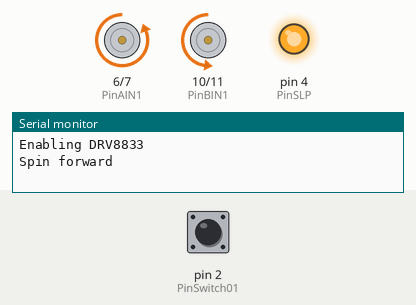
The sketch below on a simulated Arduino Uno, built with avr-gcc and run on an emulated ATmega328P. Shown: motor-driver pin pairs drawn as motors (green arrow = first pin HIGH = forward, orange = second pin HIGH = backward, longer = more drive), output pins drawn as LEDs (lit = HIGH), the last lines printed to the serial monitor. The inputs (shaded band) are chosen by the test bench; at power-on: pin 2 (PinSwitch01) HIGH.

Above: at 2.2 s.
2.3 s: pin 2 (PinSwitch01) pulled LOW for 0.15 s
At 3.7 s:
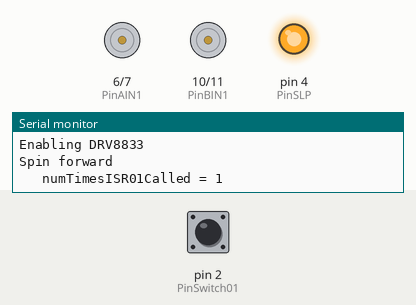
At 7.3 s:
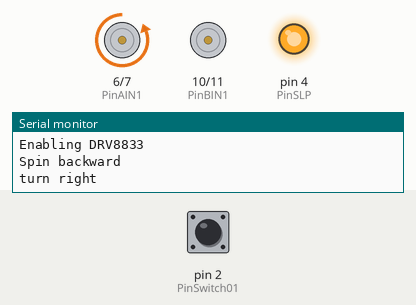
8.4 s: pin 2 (PinSwitch01) pulled LOW for 1 s
At 13.3 s:
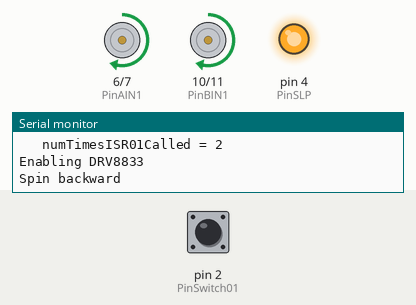
Timing chart, 0 to 15.5 s (numbered marks = the images above; inputs shaded):
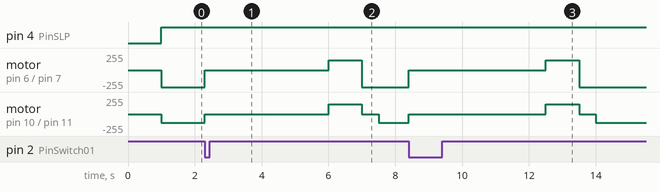

Measured:
- after the input at 2.3 s, motor on pin 6 (PinAIN1) / pin 7 (PinAIN2): backward 255/255 → stopped at once, → forward 150/255 3.7 s later, → backward 255/255 1.0 s later; motor on pin 10 (PinBIN1) / pin 11 (PinBIN2): backward 130/255 → stopped at once, → forward 150/255 3.7 s later, → stopped 1.0 s later, → backward 130/255 0.50 s later
- after the input at 8.4 s, motor on pin 6 (PinAIN1) / pin 7 (PinAIN2): backward 255/255 → stopped at once, → forward 150/255 4.1 s later, → backward 255/255 1.0 s later; motor on pin 10 (PinBIN1) / pin 11 (PinBIN2): backward 130/255 → stopped at once, → forward 150/255 4.1 s later, → stopped 1.0 s later, → backward 130/255 0.50 s later

The sketch:

BiWheeledCar02.ino
```cpp
/*
Add contingency handling for car using interrupts.

Christopher Lum and Amara Lum and Cora Lum
slowest motor turns = 100

Version History
11/13/21: created
*/

//Constants
int PinSLP    = 4;
int PinFLT    = 5;

int PinAIN1   = 6;
int PinAIN2   = 7;
int PinBIN1   = 10;
int PinBIN2   = 11;

//contingency
int PinSwitch01 = 2;
int state = 1;    //1 = nominal, 2 = contingency

int stateSwitch01 = 0;
int debounceTime_ms = 100;
unsigned long lastSwitch01PressedTime_ms = 0;
int numTimesISR01Called = 0;

void setup() {
  //Serial
  Serial.begin(9600);

  //Pins
  pinMode(PinSLP,OUTPUT);
  pinMode(PinFLT,INPUT);
  pinMode(PinAIN1,OUTPUT);
  pinMode(PinAIN2,OUTPUT);
  pinMode(PinBIN1,OUTPUT);
  pinMode(PinBIN2,OUTPUT);
  pinMode(PinSwitch01,INPUT_PULLUP);

  //Interrupts
  attachInterrupt(digitalPinToInterrupt(PinSwitch01),switch01Pressed,FALLING);

  //allow time to switch on car and extract hand
  delay(1000);
}

void loop() {
  //User selections
  int delayTime_ms = 2000;

  //enable DRV8833 chip
  Serial.println("Enabling DRV8833");
  digitalWrite(PinSLP,HIGH);

  if(state==1) {
    //nominal
    goForward();

  } else if(state==2) {
    //contingency
    goBackward();
    int turnTime_ms = 500;
    turnRight(turnTime_ms);
    state = 1;

  } else {
    stopCar();

  }

  Serial.println("");
}


void Performance01() {
  int turnTime_ms = 500;

  goForward();
  stopCar();
  goBackward();
  stopCar();
  turnRight(turnTime_ms);
  stopCar();
  turnLeft(turnTime_ms);
  stopCar();
}

void goSquare() {
  int turnTime_ms = 700;

  goForward();
  stopCar();
  turnRight(turnTime_ms);
  stopCar();
  goForward();
  stopCar();
  turnRight(turnTime_ms);
  stopCar();
  goForward();
  stopCar();
  turnRight(turnTime_ms);
  stopCar();
  goForward();
  stopCar();
  turnRight(turnTime_ms);
  stopCar();
}

//This makes the car go forward and slowly accelerates the velocity.
void accelerateForward() {
  Serial.println("Spin forward");
  digitalWrite(PinAIN1,LOW);
  analogWrite(PinAIN2,115);
  digitalWrite(PinBIN1,LOW);
  analogWrite(PinBIN2,115);
  delay(1000);

  digitalWrite(PinAIN1,LOW);
  analogWrite(PinAIN2,170);
  digitalWrite(PinBIN1,LOW);
  analogWrite(PinBIN2,170);
  delay(1000);

  digitalWrite(PinAIN1,LOW);
  analogWrite(PinAIN2,255);
  digitalWrite(PinBIN1,LOW);
  analogWrite(PinBIN2,255);
  delay(1000);
}

void stopCar() {
  Serial.println("Stop");
  digitalWrite(PinAIN1,LOW);
  digitalWrite(PinAIN2,LOW);
  digitalWrite(PinBIN1,LOW);
  digitalWrite(PinBIN2,LOW);
  delay(1000);
}

void accelerateBackward() {
  Serial.println("Spin backward");
  analogWrite(PinAIN1,115);
  digitalWrite(PinAIN2,LOW);
  analogWrite(PinBIN1,115);
  digitalWrite(PinBIN2,LOW);
  delay(1000);

  analogWrite(PinAIN1,170);
  digitalWrite(PinAIN2,LOW);
  analogWrite(PinBIN1,170);
  digitalWrite(PinBIN2,LOW);
  delay(1000);

  analogWrite(PinAIN1,255);
  digitalWrite(PinAIN2,LOW);
  analogWrite(PinBIN1,255);
  digitalWrite(PinBIN2,LOW);
  delay(1000);
}

//This makes the car turn right
void turnRight(int T) {
  Serial.println("turn right");
  analogWrite(PinAIN1,0);
  analogWrite(PinAIN2,150);
  analogWrite(PinBIN1,0);
  analogWrite(PinBIN2,0);
  delay(T);
}

//This makes the car turn left
void turnLeft(int T) {
  Serial.println("turn left");
  analogWrite(PinAIN1,0);
  analogWrite(PinAIN2,0);
  analogWrite(PinBIN1,0);
  analogWrite(PinBIN2,150);
  delay(T);
}

void goForward() {
  Serial.println("Spin forward");
  analogWrite(PinAIN1,0);
  analogWrite(PinAIN2,130);
  analogWrite(PinBIN1,0);
  analogWrite(PinBIN2,130);
  delay(5000);
}

void goBackward() {
  Serial.println("Spin backward");
  analogWrite(PinAIN1,150);
  analogWrite(PinAIN2,0);
  analogWrite(PinBIN1,150);
  analogWrite(PinBIN2,0);
  delay(1000);
}

//--------------------------
//Interrupt Service Routines
//--------------------------
void switch01Pressed() {
  unsigned long switch01PressedTime_ms = millis();

  if(switch01PressedTime_ms - lastSwitch01PressedTime_ms >= debounceTime_ms) {
    //valid switch press
    numTimesISR01Called++;
    stateSwitch01 = true;
    Serial.println("   numTimesISR01Called = " + (String)numTimesISR01Called);
    lastSwitch01PressedTime_ms = switch01PressedTime_ms;

    //immediate actions
    state = 2;
    digitalWrite(PinAIN1,LOW);
    digitalWrite(PinAIN2,LOW);
    digitalWrite(PinBIN1,LOW);
    digitalWrite(PinBIN2,LOW);

  } else {
    //debouncing
    Serial.println("   switch01 debouncing");
  }
}
```
